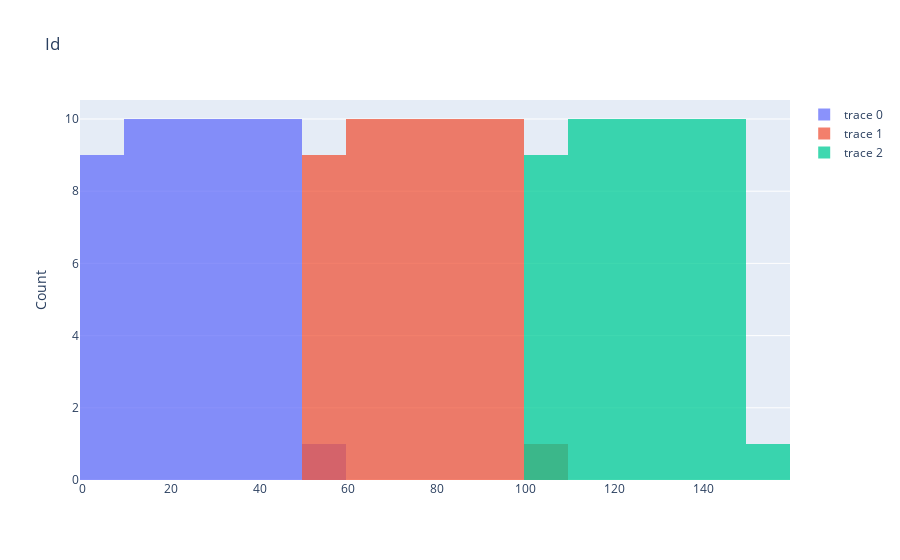

Write notebook code for a chart like this one.
### Code cell
import plotly.offline as py
import plotly.graph_objs as go
import plotly.tools as tls
py.init_notebook_mode(connected=True)
plotBarCat(data,data_name[0],'Species')

### Figure 1 — Plotly figure (JSON) as saved in the notebook; plotly's stock layout.template omitted (floating-point values rounded to 4 significant figures)
{"data": [{"opacity": 0.75, "type": "histogram", "x": [1, 2, 3, 4, 5, 6, 7, 8, 9, 10, 11, 12, 13, 14, 15, 16, 17, 18, 19, 20, 21, 22, 23, 24, 25, 26, 27, 28, 29, 30, 31, 32, 33, 34, 35, 36, 37, 38, 39, 40, 41, 42, 43, 44, 45, 46, 47, 48, 49, 50]}, {"opacity": 0.75, "type": "histogram", "x": [51, 52, 53, 54, 55, 56, 57, 58, 59, 60, 61, 62, 63, 64, 65, 66, 67, 68, 69, 70, 71, 72, 73, 74, 75, 76, 77, 78, 79, 80, 81, 82, 83, 84, 85, 86, 87, 88, 89, 90, 91, 92, 93, 94, 95, 96, 97, 98, 99, 100]}, {"opacity": 0.75, "type": "histogram", "x": [101, 102, 103, 104, 105, 106, 107, 108, 109, 110, 111, 112, 113, 114, 115, 116, 117, 118, 119, 120, 121, 122, 123, 124, 125, 126, 127, 128, 129, 130, 131, 132, 133, 134, 135, 136, 137, 138, 139, 140, 141, 142, 143, 144, 145, 146, 147, 148, 149, 150]}], "layout": {"barmode": "overlay", "title": {"text": "Id"}, "yaxis": {"title": {"text": "Count"}}}}
